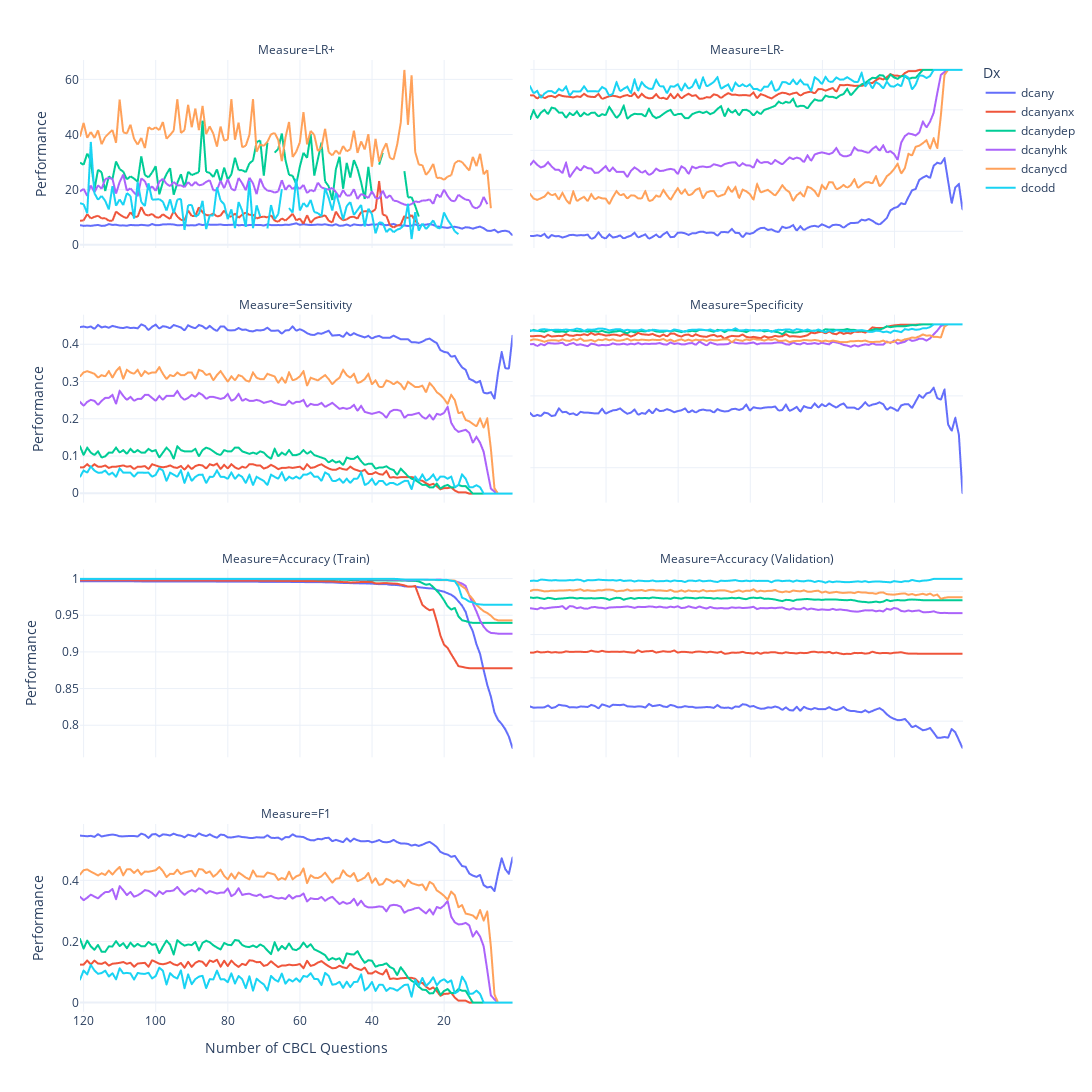

Notebook code for this chart:
### Code cell
fig = px.line(melted_summaries,
              color='Dx',
              x='Number of CBCL Questions',
              y='Performance',
              facet_col='Measure',
              facet_col_wrap=2,
              category_orders={'Measure':['LR+', 'LR-',
                                          'Sensitivity', 'Specificity',
                                          'Accuracy (Train)', 'Accuracy (Validation)',
                                          'F1']},
              width=1200,
              height=1600,
              template='plotly_white')

fig.update_yaxes(matches=None)
fig.update_layout(xaxis={'autorange':'reversed'})
fig.show()
fig.write_image('../../data/degrading_performance.png')
